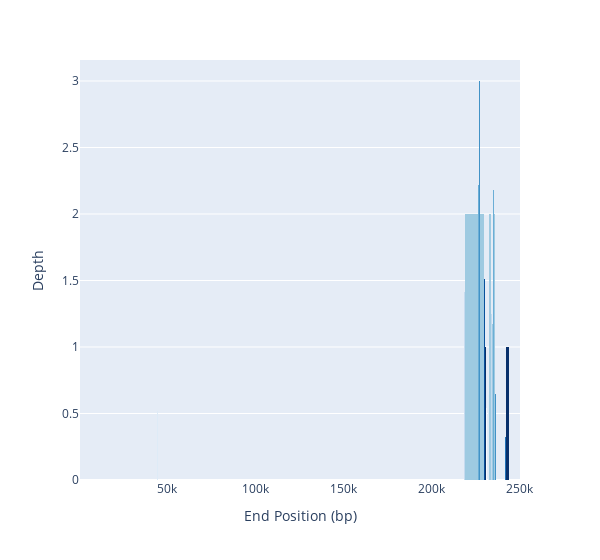

The cell this chart's notebook holds for it:
### Code cell
# try histogram for first 300 bins
trim_df = df.head(500)
nbins = len(trim_df)
print(nbins)
fig = px.histogram(trim_df, x="stop", y="coverage", nbins=nbins, color="coverage", color_discrete_sequence=px.colors.sequential.Blues,
        labels={"stop":"End Position (bp)", "coverage":"Depth"}, width=600)

fig.layout.update(showlegend=False, yaxis_title="Depth")
fig.show()
fig_html = fig.to_html()

### Figure 1 — Plotly figure (JSON) as saved in the notebook; plotly's stock layout.template omitted (floating-point values rounded to 4 significant figures; data arrays with more than 128 entries replaced by an {"elided": "..."} marker saying what was removed)
{"data": [{"alignmentgroup": "True", "bingroup": "x", "histfunc": "sum", "hovertemplate": "Depth=0.0<br>End Position (bp)=%{x}<br>sum of Depth=%{y}<extra></extra>", "legendgroup": "0.0", "marker": {"color": "rgb(247,251,255)", "pattern": {"shape": ""}}, "name": "0.0", "nbinsx": 500, "offsetgroup": "0.0", "orientation": "v", "showlegend": true, "type": "histogram", "x": {"elided": "460 int values"}, "xaxis": "x", "y": {"elided": "460 int values"}, "yaxis": "y"}, {"alignmentgroup": "True", "bingroup": "x", "histfunc": "sum", "hovertemplate": "Depth=0.52<br>End Position (bp)=%{x}<br>sum of Depth=%{y}<extra></extra>", "legendgroup": "0.52", "marker": {"color": "rgb(222,235,247)", "pattern": {"shape": ""}}, "name": "0.52", "nbinsx": 500, "offsetgroup": "0.52", "orientation": "v", "showlegend": true, "type": "histogram", "x": [44500], "xaxis": "x", "y": [0.52], "yaxis": "y"}, {"alignmentgroup": "True", "bingroup": "x", "histfunc": "sum", "hovertemplate": "Depth=1.41<br>End Position (bp)=%{x}<br>sum of Depth=%{y}<extra></extra>", "legendgroup": "1.41", "marker": {"color": "rgb(198,219,239)", "pattern": {"shape": ""}}, "name": "1.41", "nbinsx": 500, "offsetgroup": "1.41", "orientation": "v", "showlegend": true, "type": "histogram", "x": [218500], "xaxis": "x", "y": [1.41], "yaxis": "y"}, {"alignmentgroup": "True", "bingroup": "x", "histfunc": "sum", "hovertemplate": "Depth=2.0<br>End Position (bp)=%{x}<br>sum of Depth=%{y}<extra></extra>", "legendgroup": "2.0", "marker": {"color": "rgb(158,202,225)", "pattern": {"shape": ""}}, "name": "2.0", "nbinsx": 500, "offsetgroup": "2.0", "orientation": "v", "showlegend": true, "type": "histogram", "x": [219000, 219500, 220000, 220500, 221000, 221500, 222000, 222500, 223000, 223500, 224000, 224500, 225000, 225500, 226000, 228000, 228500, 229000, 229500, 233000, 233500, 235500, 236000], "xaxis": "x", "y": [2, 2, 2, 2, 2, 2, 2, 2, 2, 2, 2, 2, 2, 2, 2, 2, 2, 2, 2, 2, 2, 2, 2], "yaxis": "y"}, {"alignmentgroup": "True", "bingroup": "x", "histfunc": "sum", "hovertemplate": "Depth=2.22<br>End Position (bp)=%{x}<br>sum of Depth=%{y}<extra></extra>", "legendgroup": "2.22", "marker": {"color": "rgb(107,174,214)", "pattern": {"shape": ""}}, "name": "2.22", "nbinsx": 500, "offsetgroup": "2.22", "orientation": "v", "showlegend": true, "type": "histogram", "x": [226500], "xaxis": "x", "y": [2.22], "yaxis": "y"}, {"alignmentgroup": "True", "bingroup": "x", "histfunc": "sum", "hovertemplate": "Depth=3.0<br>End Position (bp)=%{x}<br>sum of Depth=%{y}<extra></extra>", "legendgroup": "3.0", "marker": {"color": "rgb(66,146,198)", "pattern": {"shape": ""}}, "name": "3.0", "nbinsx": 500, "offsetgroup": "3.0", "orientation": "v", "showlegend": true, "type": "histogram", "x": [227000], "xaxis": "x", "y": [3], "yaxis": "y"}, {"alignmentgroup": "True", "bingroup": "x", "histfunc": "sum", "hovertemplate": "Depth=2.81<br>End Position (bp)=%{x}<br>sum of Depth=%{y}<extra></extra>", "legendgroup": "2.81", "marker": {"color": "rgb(33,113,181)", "pattern": {"shape": ""}}, "name": "2.81", "nbinsx": 500, "offsetgroup": "2.81", "orientation": "v", "showlegend": true, "type": "histogram", "x": [227500], "xaxis": "x", "y": [2.81], "yaxis": "y"}, {"alignmentgroup": "True", "bingroup": "x", "histfunc": "sum", "hovertemplate": "Depth=1.51<br>End Position (bp)=%{x}<br>sum of Depth=%{y}<extra></extra>", "legendgroup": "1.51", "marker": {"color": "rgb(8,81,156)", "pattern": {"shape": ""}}, "name": "1.51", "nbinsx": 500, "offsetgroup": "1.51", "orientation": "v", "showlegend": true, "type": "histogram", "x": [230000], "xaxis": "x", "y": [1.51], "yaxis": "y"}, {"alignmentgroup": "True", "bingroup": "x", "histfunc": "sum", "hovertemplate": "Depth=1.0<br>End Position (bp)=%{x}<br>sum of Depth=%{y}<extra></extra>", "legendgroup": "1.0", "marker": {"color": "rgb(8,48,107)", "pattern": {"shape": ""}}, "name": "1.0", "nbinsx": 500, "offsetgroup": "1.0", "orientation": "v", "showlegend": true, "type": "histogram", "x": [230500, 242500, 243000, 243500], "xaxis": "x", "y": [1, 1, 1, 1], "yaxis": "y"}, {"alignmentgroup": "True", "bingroup": "x", "histfunc": "sum", "hovertemplate": "Depth=0.54<br>End Position (bp)=%{x}<br>sum of Depth=%{y}<extra></extra>", "legendgroup": "0.54", "marker": {"color": "rgb(247,251,255)", "pattern": {"shape": ""}}, "name": "0.54", "nbinsx": 500, "offsetgroup": "0.54", "orientation": "v", "showlegend": true, "type": "histogram", "x": [231000], "xaxis": "x", "y": [0.54], "yaxis": "y"}, {"alignmentgroup": "True", "bingroup": "x", "histfunc": "sum", "hovertemplate": "Depth=0.64<br>End Position (bp)=%{x}<br>sum of Depth=%{y}<extra></extra>", "legendgroup": "0.64", "marker": {"color": "rgb(222,235,247)", "pattern": {"shape": ""}}, "name": "0.64", "nbinsx": 500, "offsetgroup": "0.64", "orientation": "v", "showlegend": true, "type": "histogram", "x": [232500], "xaxis": "x", "y": [0.64], "yaxis": "y"}, {"alignmentgroup": "True", "bingroup": "x", "histfunc": "sum", "hovertemplate": "Depth=1.25<br>End Position (bp)=%{x}<br>sum of Depth=%{y}<extra></extra>", "legendgroup": "1.25", "marker": {"color": "rgb(198,219,239)", "pattern": {"shape": ""}}, "name": "1.25", "nbinsx": 500, "offsetgroup": "1.25", "orientation": "v", "showlegend": true, "type": "histogram", "x": [234000], "xaxis": "x", "y": [1.25], "yaxis": "y"}, {"alignmentgroup": "True", "bingroup": "x", "histfunc": "sum", "hovertemplate": "Depth=1.17<br>End Position (bp)=%{x}<br>sum of Depth=%{y}<extra></extra>", "legendgroup": "1.17", "marker": {"color": "rgb(158,202,225)", "pattern": {"shape": ""}}, "name": "1.17", "nbinsx": 500, "offsetgroup": "1.17", "orientation": "v", "showlegend": true, "type": "histogram", "x": [234500], "xaxis": "x", "y": [1.17], "yaxis": "y"}, {"alignmentgroup": "True", "bingroup": "x", "histfunc": "sum", "hovertemplate": "Depth=2.18<br>End Position (bp)=%{x}<br>sum of Depth=%{y}<extra></extra>", "legendgroup": "2.18", "marker": {"color": "rgb(107,174,214)", "pattern": {"shape": ""}}, "name": "2.18", "nbinsx": 500, "offsetgroup": "2.18", "orientation": "v", "showlegend": true, "type": "histogram", "x": [235000], "xaxis": "x", "y": [2.18], "yaxis": "y"}, {"alignmentgroup": "True", "bingroup": "x", "histfunc": "sum", "hovertemplate": "Depth=0.65<br>End Position (bp)=%{x}<br>sum of Depth=%{y}<extra></extra>", "legendgroup": "0.65", "marker": {"color": "rgb(66,146,198)", "pattern": {"shape": ""}}, "name": "0.65", "nbinsx": 500, "offsetgroup": "0.65", "orientation": "v", "showlegend": true, "type": "histogram", "x": [236500], "xaxis": "x", "y": [0.65], "yaxis": "y"}, {"alignmentgroup": "True", "bingroup": "x", "histfunc": "sum", "hovertemplate": "Depth=0.32<br>End Position (bp)=%{x}<br>sum of Depth=%{y}<extra></extra>", "legendgroup": "0.32", "marker": {"color": "rgb(33,113,181)", "pattern": {"shape": ""}}, "name": "0.32", "nbinsx": 500, "offsetgroup": "0.32", "orientation": "v", "showlegend": true, "type": "histogram", "x": [242000], "xaxis": "x", "y": [0.32], "yaxis": "y"}], "layout": {"barmode": "relative", "legend": {"title": {"text": "Depth"}, "tracegroupgap": 0}, "margin": {"t": 60}, "showlegend": false, "width": 600, "xaxis": {"anchor": "y", "domain": [0, 1], "title": {"text": "End Position (bp)"}}, "yaxis": {"anchor": "x", "categoryarray": [0.32, 0.65, 2.18, 1.17, 1.25, 0.64, 0.54, 1, 1.51, 2.81, 3, 2.22, 2, 1.41, 0.52, 0], "categoryorder": "array", "domain": [0, 1], "title": {"text": "Depth"}}}}
